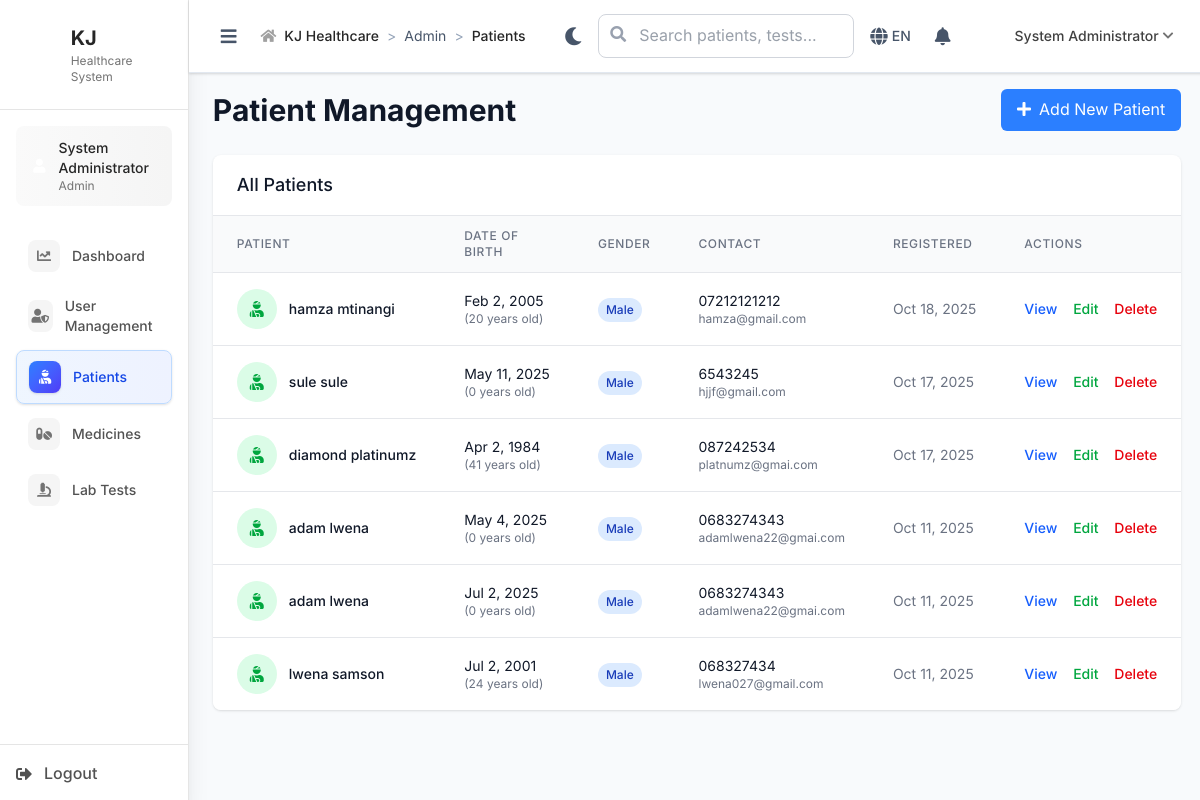
Page /admin/patients (signed in) on the earlier database version.
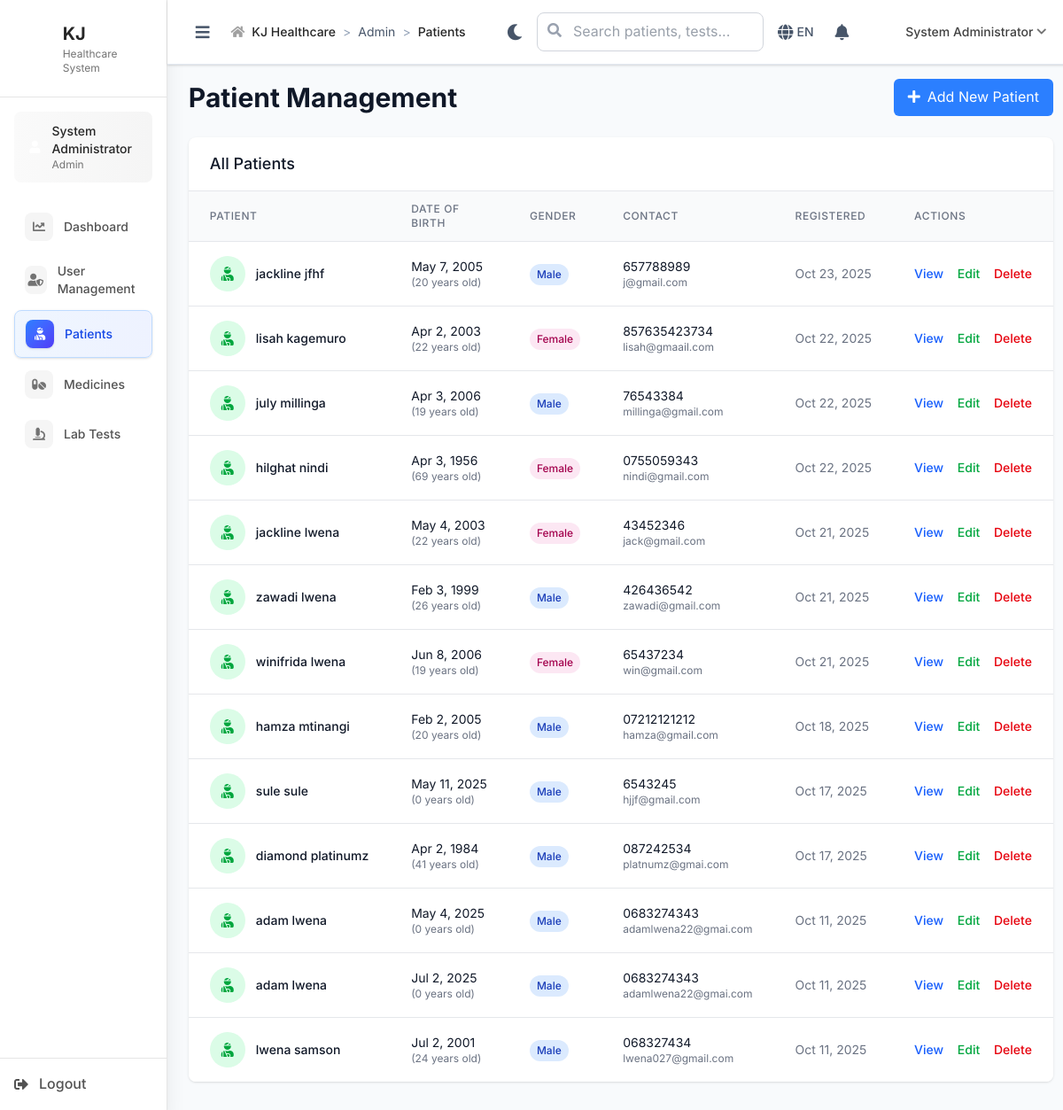
Same page on the later database version.
### tables this page shows
CREATE TABLE `patients` (
  `id` int NOT NULL,
  `registration_number` varchar(20) NOT NULL,
  `first_name` varchar(50) NOT NULL,
  `last_name` varchar(50) NOT NULL,
  `date_of_birth` date DEFAULT NULL,
  `gender` enum('male','female','other') DEFAULT NULL,
  `phone` varchar(20) DEFAULT NULL,
  `email` varchar(100) DEFAULT NULL,
  `address` text,
  `occupation` varchar(100) DEFAULT NULL,
  `emergency_contact_name` varchar(100) DEFAULT NULL,
  `emergency_contact_phone` varchar(20) DEFAULT NULL,
  `blood_group` varchar(5) DEFAULT NULL COMMENT 'A+, B-, O+, etc',
  `allergies` text COMMENT 'Known allergies',
  `chronic_conditions` text COMMENT 'Diabetes, Hypertension, etc',
  `insurance_company` varchar(100) DEFAULT NULL COMMENT 'Future use',
  `insurance_number` varchar(50) DEFAULT NULL COMMENT 'Future use',
  `created_at` timestamp NOT NULL DEFAULT CURRENT_TIMESTAMP,
  `updated_at` timestamp NOT NULL DEFAULT CURRENT_TIMESTAMP ON UPDATE CURRENT_TIMESTAMP
);

### includes/BaseController.php (called while the page is built, shortened)
<?php
class BaseController {
    public function __construct() {
        global $pdo;
        $this->pdo = $pdo;
    }
    protected function render($view, $data = []) {
        extract($data);
        include __DIR__ . "/../views/{$view}.php";
        include __DIR__ . '/../views/layouts/main.php';
    }
}
?>

### controllers/AdminController.php (called while the page is built, shortened)
<?php
require_once __DIR__ . '/../includes/BaseController.php';
class AdminController extends BaseController {
    public function patients() {
        $patients = $this->pdo->query("SELECT id, first_name, last_name, date_of_birth, gender, phone, email, created_at FROM patients ORDER BY created_at DESC")->fetchAll();
        $this->render('admin/patients', [
            'patients' => $patients
        ]);
    }
}
?>

### index.php (called while the page is built, shortened)
<?php
$request = $_SERVER['REQUEST_URI'];
$path = parse_url($request, PHP_URL_PATH);
if (strpos($path, BASE_PATH) === 0) {
    $path = substr($path, strlen(BASE_PATH));
}
$path = ltrim($path, '/');
$segments = explode('/', $path);
$controller = $segments[0] ?? 'auth';
$action = $segments[1] ?? 'login';
try {
    $controllerInstance = new $controllerClass();
    $params = array_slice($segments, 2);
    call_user_func_array([$controllerInstance, $action], $params);
} catch (Throwable $e) {
    Logger::error("Error in controller: " . $e->getMessage(), [
        'controller' => $controller,
        'action' => $action,
        'file' => $e->getFile(),
        'line' => $e->getLine(),
        'trace' => $e->getTraceAsString()
    ]);
    error_log("Error in controller: " . $e->getMessage());
    http_response_code(500);
    echo "Internal server error";
}
?>

### views/admin/patients.php (the view, shortened to what the rows shown need)
<div class="space-y-6">
    <div class="flex items-center justify-between">
        <h1 class="text-3xl font-bold text-gray-900">Patient Management</h1>
    </div>
    <div class="bg-white rounded-lg shadow overflow-hidden">
        <div class="overflow-x-auto">
            <table class="min-w-full divide-y divide-gray-200">
                <thead class="bg-gray-50">
                    <tr>
                        <th class="px-6 py-3 text-left text-xs font-medium text-gray-500 uppercase tracking-wider">Patient</th>
                        <th class="px-6 py-3 text-left text-xs font-medium text-gray-500 uppercase tracking-wider">Date of Birth</th>
                        <th class="px-6 py-3 text-left text-xs font-medium text-gray-500 uppercase tracking-wider">Gender</th>
                        <th class="px-6 py-3 text-left text-xs font-medium text-gray-500 uppercase tracking-wider">Contact</th>
                        <th class="px-6 py-3 text-left text-xs font-medium text-gray-500 uppercase tracking-wider">Registered</th>
                        <th class="px-6 py-3 text-left text-xs font-medium text-gray-500 uppercase tracking-wider">Actions</th>
                    </tr>
                </thead>
                <tbody class="bg-white divide-y divide-gray-200">
                    <?php foreach ($patients as $patient): ?>
                    <tr class="hover:bg-gray-50">
                        <td class="px-6 py-4 whitespace-nowrap">
                            <div class="flex items-center">
                                <div class="w-10 h-10 bg-green-100 rounded-full flex items-center justify-center mr-3">
                                    <i class="fas fa-user-injured text-green-600"></i>
                                </div>
                                <div>
                                    <div class="text-sm font-medium text-gray-900">
                                        <?php echo htmlspecialchars($patient['first_name'] . ' ' . $patient['last_name']); ?>
                                    </div>
                                </div>
                            </div>
                        </td>
                        <td class="px-6 py-4 whitespace-nowrap text-sm text-gray-900">
                            <?php echo date('M j, Y', strtotime($patient['date_of_birth'])); ?>
                            <div class="text-xs text-gray-500">
                                (<?php echo date_diff(date_create($patient['date_of_birth']), date_create('today'))->y; ?> years old)
                            </div>
                        </td>
                        <td class="px-6 py-4 whitespace-nowrap">
                            <span class="inline-flex px-2 py-1 text-xs font-medium rounded-full
                                <?php echo $patient['gender'] === 'male' ? 'bg-blue-100 text-blue-800' : 'bg-pink-100 text-pink-800'; ?>">
                                <?php echo ucfirst($patient['gender']); ?>
                            </span>
                        </td>
                        <td class="px-6 py-4 whitespace-nowrap text-sm text-gray-900">
                            <div><?php echo htmlspecialchars($patient['phone'] ?? 'N/A'); ?></div>
                            <div class="text-xs text-gray-500"><?php echo htmlspecialchars($patient['email'] ?? ''); ?></div>
                        </td>
                        <td class="px-6 py-4 whitespace-nowrap text-sm text-gray-500">
                            <?php echo date('M j, Y', strtotime($patient['created_at'])); ?>
                        </td>
                        <td class="px-6 py-4 whitespace-nowrap text-sm font-medium">
                            <a href="#" class="text-blue-600 hover:text-blue-900 mr-3">View</a>
                            <a href="#" class="text-green-600 hover:text-green-900 mr-3">Edit</a>
                            <a href="#" class="text-red-600 hover:text-red-900">Delete</a>
                        </td>
                    </tr>
                    <?php endforeach; ?>
                </tbody>
            </table>
        </div>
    </div>
</div>

Differences in the rows shown:
added patients: first_name+last_name "jackline jfhf", date_of_birth "May 7, 2005", date_of_birth "20", gender "Male", phone "657788989", email "j@gmail.com", created_at "Oct 23, 2025"
added patients: first_name+last_name "lisah kagemuro", date_of_birth "Apr 2, 2003", date_of_birth "22", gender "Female", phone "857635423734", email "lisah@gmaail.com", created_at "Oct 22, 2025"
added patients: first_name+last_name "july millinga", date_of_birth "Apr 3, 2006", date_of_birth "19", gender "Male", phone "76543384", email "millinga@gmail.com", created_at "Oct 22, 2025"
added patients: first_name+last_name "hilghat nindi", date_of_birth "Apr 3, 1956", date_of_birth "69", gender "Female", phone "0755059343", email "nindi@gmail.com", created_at "Oct 22, 2025"
added patients: first_name+last_name "jackline lwena", date_of_birth "May 4, 2003", date_of_birth "22", gender "Female", phone "43452346", email "jack@gmail.com", created_at "Oct 21, 2025"
added patients: first_name+last_name "zawadi lwena", date_of_birth "Feb 3, 1999", date_of_birth "26", gender "Male", phone "426436542", email "zawadi@gmail.com", created_at "Oct 21, 2025"
added patients: first_name+last_name "winifrida lwena", date_of_birth "Jun 8, 2006", date_of_birth "19", gender "Female", phone "65437234", email "win@gmail.com", created_at "Oct 21, 2025"
